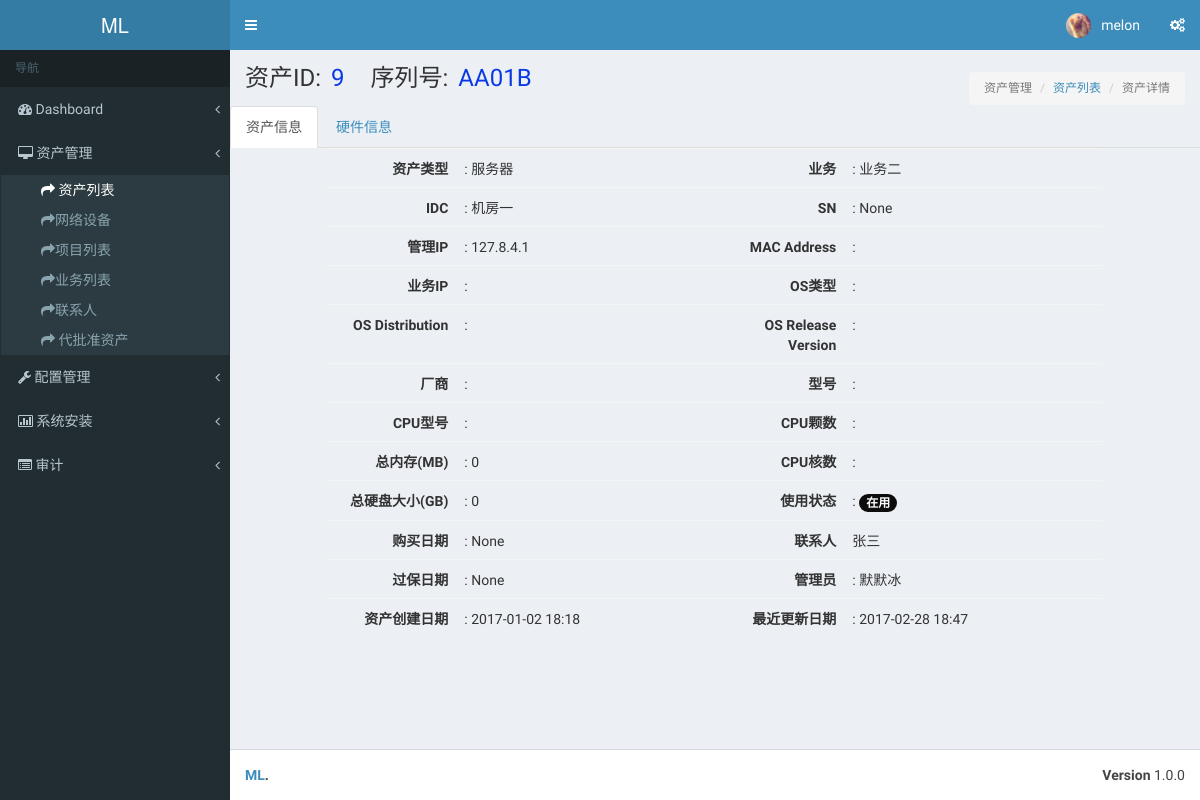
/asset/asset_list/9/ (signed in), run on the app's committed database.
### asset/models.py (models this page shows, shortened)
class Asset(models.Model):
    asset_type_choice = (('server',u'服务器'),
                         ('switch',u'交换机'),
                         ('router',u'路由器'),
                         ('firewall',u'防火墙'),
                         ('storage',u'存储设备'),
                         ('NLB',u'NetScaler'),
                         ('wireless',u'无线AP'),
                         ('software',u'软件资产'),
                         ('others',u'其他类'),)
    asset_type = models.CharField(choices=asset_type_choice,max_length=64,default='server')
    name = models.CharField(u'序列号',max_length=64,unique=True)
    sn = models.CharField(u'资产SN号',max_length=128,unique=True,null=True,blank=True)
    manufactory = models.ForeignKey('Manufactory',verbose_name=u'制造商',null=True,blank=True)
    management_ip = models.GenericIPAddressField(u'管理IP',blank=True,null=True)
    idc = models.ForeignKey('IDC', verbose_name=u'IDC机房', null=True, blank=True)
    idc_jg = models.CharField(max_length=10, verbose_name=u'机柜编号', null=True, blank=True)
    status_type = (
        (1,u'在用'),
        (2,u'停用'),)
    status = models.IntegerField(choices=status_type,default=1,verbose_name=u'使用状态',null=True,blank=True)
    admin = models.ForeignKey('UserProfile', verbose_name=u'资产管理员', null=True, blank=True,default=1)
    linkman = models.ForeignKey('Linkman',verbose_name=u'联系人',null=True,blank=True)
    projectname = models.ForeignKey('Projectname',verbose_name=u'项目名称',null=True,blank=True)
    application = models.ForeignKey('Application', verbose_name=u'业务名称', null=True, blank=True)
    module = models.CharField(u'模块', max_length=64, null=True, blank=True)
    trade_date = models.DateField(u'购买时间',null=True,blank=True)
    expire_date = models.DateField(u'过保修期',null=True,blank=True)
    price = models.FloatField(u'价格',null=True,blank=True)
    memo = models.TextField(u'备注',null=True,blank=True)
    create_date = models.DateTimeField(blank=True,auto_now_add=True)
    update_date = models.DateTimeField(blank=True,auto_now=True)
    class Meta:
        verbose_name = '资产总表'
        verbose_name_plural = '资产总表'

class Application(models.Model):#业务名称
    name = models.CharField(u'业务名称',max_length=64,unique=True)
    memo = models.TextField(u'备注',max_length=128,null=True,blank=True)
    def __unicode__(self):
        return self.name
    class Meta:
        verbose_name = '业务名称'
        verbose_name_plural = '业务名称'

class IDC(models.Model):
    name = models.CharField(u'机房名称',max_length=64,unique=True)
    idc_type = models.CharField(u'机房类型',max_length=20,null=True,blank=True)
    idc_location = models.CharField(u'机房位置',max_length=30,null=True,blank=True)
    idc_contacts = models.CharField(u'联系电话',max_length=30,null=True,blank=True)
    memo = models.TextField(u'备注',max_length=128,null=True,blank=True)
    def __unicode__(self):
        return self.name
    class Meta:
        verbose_name = '机房'
        verbose_name_plural = '机房'

class Linkman(models.Model):
    name = models.CharField(u'姓名', max_length=64, unique=True)
    phone = models.IntegerField(u'手机',null=True,blank=True)
    fixed_phone = models.IntegerField(u'座机',null=True,blank=True)
    department = models.CharField(u'部门', max_length=64,null=True,blank=True)
    email = models.CharField(u'邮箱', max_length=64,null=True,blank=True)
    qq = models.CharField(u'QQ', max_length=64,null=True,blank=True)
    memo = models.TextField(u'备注', max_length=128, null=True, blank=True)
    class Meta:
        verbose_name = u'联系人列表'
        verbose_name_plural = u'联系人列表'
    def __unicode__(self):
        return self.name

class UserProfile(models.Model):
    user = models.OneToOneField(User)
    name = models.CharField(u'姓名',max_length=64,blank=True,null=True)
    token = models.CharField(u'token', max_length=128,default=None,blank=True,null=True)
    department = models.CharField(u'部门', max_length=32,default=None,blank=True,null=True)
    tel = models.CharField(u'座机', max_length=32,default=None,blank=True,null=True)
    mobile = models.CharField(u'手机', max_length=32,default=None,blank=True,null=True)
    memo = models.TextField(u'备注', blank=True,null=True,default=None)
    valid_begin_time = models.DateTimeField(auto_now_add=True)
    valid_end_time = models.DateTimeField(blank=True,null=True)
    def __unicode__(self):
        return self.name
    class Meta:
        verbose_name = u'用户列表'
        verbose_name_plural = u'用户列表'

### asset/views.py (the view)
# urls.py: url(r'^asset_list/(\d+)/$',views.asset_detail,name="asset_detail" ),
@login_required(login_url="/login/")
def asset_detail(request,asset_id):
     if request.method == "GET":
        try:
            asset_obj = models.Asset.objects.get(id=asset_id)
        except ObjectDoesNotExist as e:
            return render(request,'assets/asset_detail.html',{'error':e})
        return render(request,'assets/asset_detail.html',{"asset_obj":asset_obj})

### asset/templatetags/custom_tag.py (called while the page is built)
@register.filter
def sum_size(data_set):
    total_val = sum([i.capacity if i.capacity else 0 for i in data_set])
    return total_val

@register.filter
def list_count(data_set):
    data_count = len([i.capacity if i.capacity else 0 for i in data_set])
    return data_count

@register.filter
def str_time(date): # 时间格式转换
    new_date =  date.strftime("%Y-%m-%d %H:%S")
    return new_date

### templates/assets/asset_detail.html (shortened to what this page needs)
{% extends 'base.html' %}
{% block header-css %}
<link rel="stylesheet" type="text/css" href="/static/plugins/datatables/dataTables.bootstrap.css"/>
<link rel="stylesheet" type="text/css" href="/static/css/melon.css"/>
{% endblock %}
{% load custom_tag %}
{% block page-content-title %}
    {% if not error %}
     资产ID:<span class="asset_det_title">{{ asset_obj.id  }}</span>
     序列号:<span class="asset_det_title">{{ asset_obj.name }}</span>
    {% else %}
     资产不存在！
    {% endif %}
{% endblock %}
{% block page-nav-tab %}
    <ol class="breadcrumb">
        <li class="active">资产管理</li>
        <li><a href="{% url 'asset_list' %}">资产列表</a></li>
        <li class="active">资产详情</li>
    </ol>
{% endblock %}
{% block page-content %}
<div class="tab-base">
    <ul class="nav nav-tabs">
        <li class="active">
            <a data-toggle="tab" href="#tab-asset-info" aria-expanded="true">资产信息</a>
        </li>
        <li class="">
            <a data-toggle="tab" href="#tab-hardware-info" aria-expanded="false">硬件信息</a>
        </li>
    </ul>
    <div class="tab-content">
        <div id="tab-asset-info" class="tab-pane fade active in">
           <table class="asset-info-table table">
               <tr>
                   <td class="col-md-2 bold">资产类型</td>
                   <td class="col-md-4">: {{ asset_obj.get_asset_type_display }}</td>
                   <td class="col-md-2 bold">业务</td>
                   <td class="col-md-4">: {{ asset_obj.application }}</td>
               </tr>
               <tr>
                   <td class="col-md-2 bold">IDC</td>
                   <td class="col-md-4">: {{ asset_obj.idc }}</td>
                   <td class="col-md-2 bold">SN</td>
                   <td class="col-md-4">: {{ asset_obj.sn }}</td>
               </tr>
               <tr>
                   <td class="col-md-2 bold">管理IP</td>
                   <td class="col-md-4">: {{ asset_obj.management_ip }}</td>
                   <td class="col-md-2 bold">MAC Address</td>
                   <td class="col-md-4">:
                   </td>
               </tr>
               <tr>
                   <td class="col-md-2 bold">业务IP</td>
                   <td class="col-md-4">:
                   </td>
                   <td class="col-md-2 bold">OS类型</td>
                   <td class="col-md-4">: {% if asset_obj.server %}{{ asset_obj.server.os_type }} {% else %}{{ asset_obj.networkdevice.firmware }}{% endif %}</td>
               </tr>
               <tr>
                   <td class="col-md-2 bold">OS Distribution</td>
                   <td class="col-md-4">: {{ asset_obj.server.os_distribution }} </td>
                   <td class="col-md-2 bold">OS Release Version</td>
                   <td class="col-md-4">: {{ asset_obj.server.os_release}}</td>
               </tr>
               <tr>
                   <td class="col-md-2 bold">厂商</td>
                   <td class="col-md-4">: {{ asset_obj.manufactory.manufactory }}</td>
                   <td class="col-md-2 bold">型号</td>
                   <td class="col-md-4">: {% if asset_obj.asset_type == 'server' %}{{ asset_obj.server.model }}{% else %}{{ asset_obj.networkdevice.model }}{% endif %}</td>
               </tr>
               <tr>
                   <td class="col-md-2 bold">CPU型号</td>
                   <td class="col-md-4">: {{ asset_obj.cpu.cpu_model }}</td>
                   <td class="col-md-2 bold">CPU颗数</td>
                   <td class="col-md-4">: {{ asset_obj.cpu.cpu_count }}</td>
               </tr>
               <tr>
                   <td class="col-md-2 bold">总内存(MB)</td>
                   <td class="col-md-4">: {{ asset_obj.ram_set.select_related | sum_size }}</td>
                   <td class="col-md-2 bold">CPU核数</td>
                   <td class="col-md-4">: {{ asset_obj.cpu.cpu_core_count }}</td>
               </tr>
               <tr>
                   <td class="col-md-2 bold">总硬盘大小(GB)</td>
                   <td class="col-md-4">: {{ asset_obj.disk_set.select_related | sum_size }}</td>
                   <td class="col-md-2 bold">使用状态</td>
                    {% if asset_obj.status == 1 %}
                        <td class="col-md-4">: <span class="badge badge-use">{{ asset_obj.get_status_display }}</span></td>
                    {% else %}
                        <td class="col-md-4">: <span class="badge badge-stop">{{ asset_obj.get_status_display }}</span></td>
                    {% endif %}
               </tr>
               <tr>
                    <td class="col-md-2 bold">购买日期</td>
                   <td class="col-md-4">: {{ asset_obj.trade_date }}</td>
                   <td class="col-md-2 bold">联系人</td>
                   <td class="col-md-4">{{ asset_obj.linkman }}</td>
               </tr>
               <tr>
                   <td class="col-md-2 bold">过保日期</td>
                   <td class="col-md-4">: {{ asset_obj.expire_date}}</td>
                   <td class="col-md-2 bold">管理员</td>
                   <td class="col-md-4">: {{ asset_obj.admin }}</td>
               </tr>
               <tr>
                   <td class="col-md-2 bold">资产创建日期</td>
                    <td class="col-md-4">: {{ asset_obj.create_date | str_time}}</td>
                   <td class="col-md-2 bold">最近更新日期</td>
                   <td class="col-md-4">: {{ asset_obj.update_date | str_time}}</td>
               </tr>
           </table>
        </div>
    </div>
</div>
{% endblock %}

### templates/base.html (shortened to what this page needs)
<!DOCTYPE html>
<html>
<head>
  <link rel="stylesheet" href="/static/bootstrap/css/bootstrap.min.css">
  <link rel="stylesheet" href="/static/plugins/Font-Awesome/css/font-awesome.min.css">
  <link rel="stylesheet" href="/static/dist/css/AdminLTE.min.css">
  <link rel="stylesheet" href="/static/dist/css/skins/_all-skins.min.css">
  <link rel="stylesheet" type="text/css" href="/static/css/melon.css"/>
{% block header-css %}
{% endblock %}
</head>
<body class="hold-transition skin-blue sidebar-mini">
<div class="wrapper">
  <header class="main-header">
    <a href="/asset/" class="logo">
      <span class="logo-lg"><b></b>ML</span>
    </a>
    <nav class="navbar navbar-static-top">
      <a href="#" class="sidebar-toggle" data-toggle="offcanvas" role="button">
      </a>
      <div class="navbar-custom-menu">
        <ul class="nav navbar-nav">
          <li class="dropdown user user-menu">
            <a href="#" class="dropdown-toggle" data-toggle="dropdown">
              <img src="/static/dist/img/user6.png" class="user-image" alt="User Image">
              <span class="hidden-xs">{{ request.user.username }}</span>
            </a>
          </li>
          <li>
            <a href="#" data-toggle="control-sidebar"><i class="icon-cogs"></i></a>
          </li>
        </ul>
      </div>
    </nav>
  </header>
  <aside class="main-sidebar">
    <section class="sidebar">
      <ul class="sidebar-menu">
        <li class="header">导航</li>
        <li class=" treeview">
          <a href="#">
            <i class="icon-dashboard"></i> <span>Dashboard</span>
            <span class="pull-right-container">
              <i class="icon-angle-left pull-right"></i>
            </span>
          </a>
        </li>
          <li class="treeview">
          <a href="#">
            <i class="icon-desktop"></i> <span>资产管理</span>
            <span class="pull-right-container">
              <i class="icon-angle-left pull-right"></i>
            </span>
          </a>
          <ul class="treeview-menu" style="display: none;">
              <li><a href="{% url 'asset_list' %}"><i class=" icon-share-alt"></i> 资产列表</a></li>
              <li><a href="#"><i class=" icon-share-alt"></i>网络设备</a></li>
              <li><a href="{% url 'project_list' %}"><i class=" icon-share-alt"></i>项目列表</a></li>
              <li><a href="{% url 'business_list' %}"><i class=" icon-share-alt"></i>业务列表</a></li>
              <li><a href="{% url 'asset_linkman' %}"><i class=" icon-share-alt"></i>联系人</a></li>
              <li><a href="{% url 'new_assets_approval' %}"><i class="icon-share-alt"></i> 代批准资产</a></li>
          </ul>
        </li>
        <li class="treeview">
          <a href="#">
            <i class="icon-wrench"></i><span> 配置管理</span>
            <span class="pull-right-container">
              <i class="icon-angle-left pull-right"></i>
            </span>
          </a>
        </li>
        <li class="treeview">
          <a href="#">
            <i class="icon-bar-chart"></i>
            <span>系统安装</span>
            <span class="pull-right-container">
              <i class="icon-angle-left pull-right"></i>
            </span>
          </a>
        </li>
        <li class="treeview">
          <a href="#">
            <i class="icon-list-alt"></i>
            <span>审计</span>
            <span class="pull-right-container">
              <i class="icon-angle-left pull-right"></i>
            </span>
          </a>
        </li>
      </ul>
    </section>
  </aside>
  <div class="content-wrapper">
        <section class="content-header">
          <h1>
              {% block page-content-title %}Your page title{% endblock %}
          </h1>
          <ol class="breadcrumb">
              {% block page-nav-tab %}{% endblock %}
          </ol>
        </section>
      {% block page-content%}
      {% endblock %}
  </div>
  <footer class="main-footer">
    <div class="pull-right hidden-xs">
      <b>Version</b> 1.0.0
    </div>
    <strong><a href="#">ML</a>.</strong>
  </footer>
</div>
</body>
</html>

### static/css/melon.css (style rules this page uses)
a { cursor:pointer; }
.tab-base { margin-top: 15px; }
.bold { font-weight: bold; }
.asset-info-table >tbody>tr>td { padding-top: 10px; }
.asset_det_title { color: #0939E6; margin-left: 10px; margin-right: 20px; }
tbody tr { cursor: default; }
tbody tr td { border: 1px; }
.asset-info-table { width: 80%; margin-left: 10%; }
.asset-info-table .col-md-2 { text-align: right; }
.badge-use { background-color: #0c0c0c; }

### data on the page
Asset: id "9", name "AA01B", asset_type "服务器", application "业务二", idc "机房一", sn "None", management_ip "127.8.4.1", ram_set.select_related|sum_size "0", disk_set.select_related|sum_size "0", status "在用", trade_date "None", linkman "张三", expire_date "None", admin "默默冰", create_date|str_time "2017-01-02 18:18", update_date|str_time "2017-02-28 18:47"

### other printed values
{{ request.user.username }} "melon"
